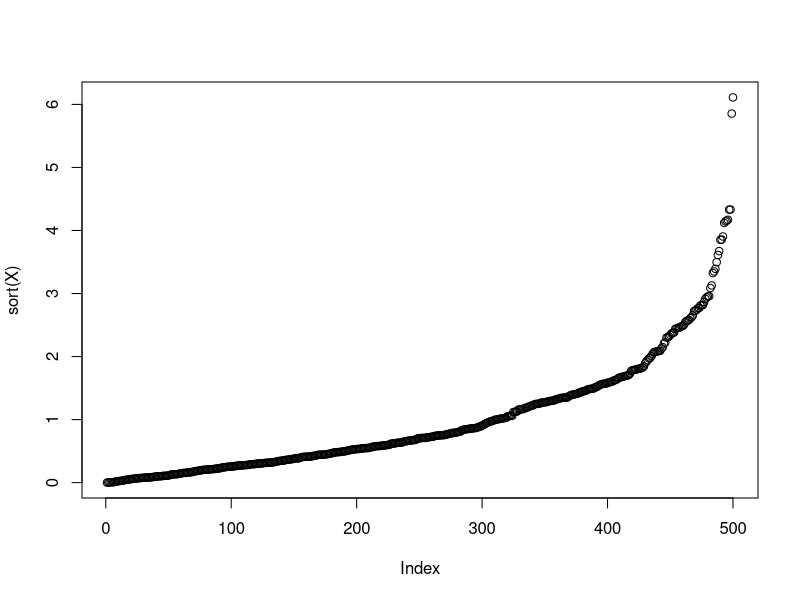
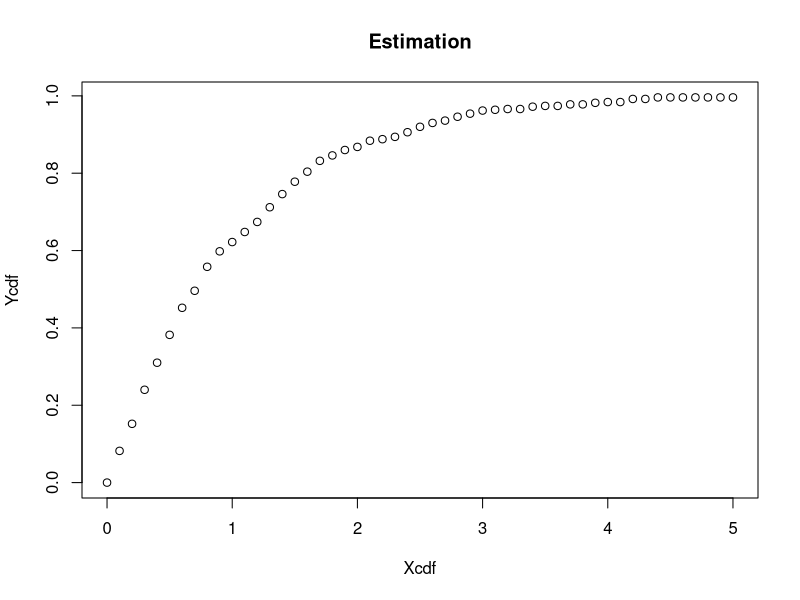
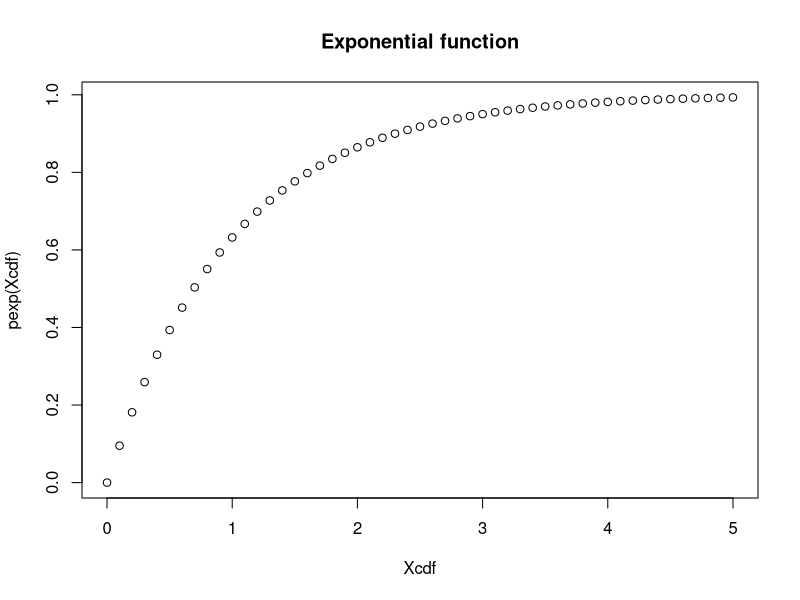
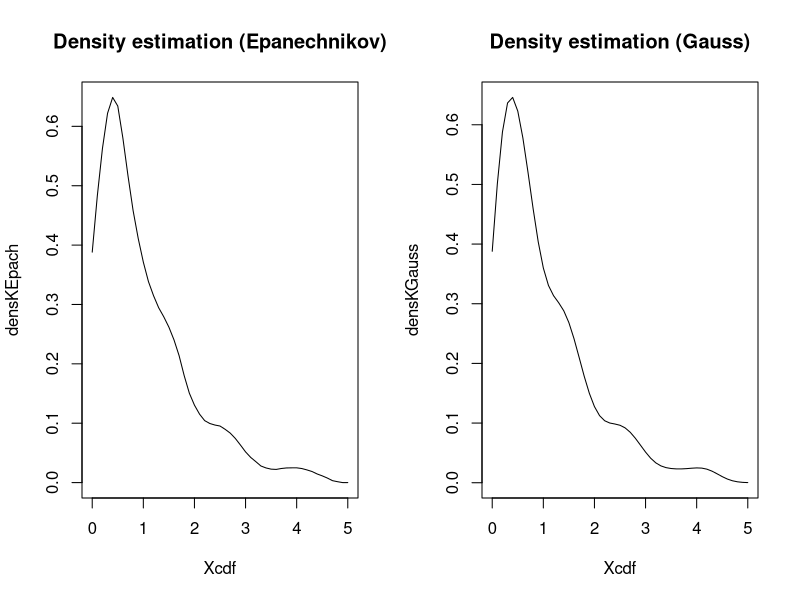
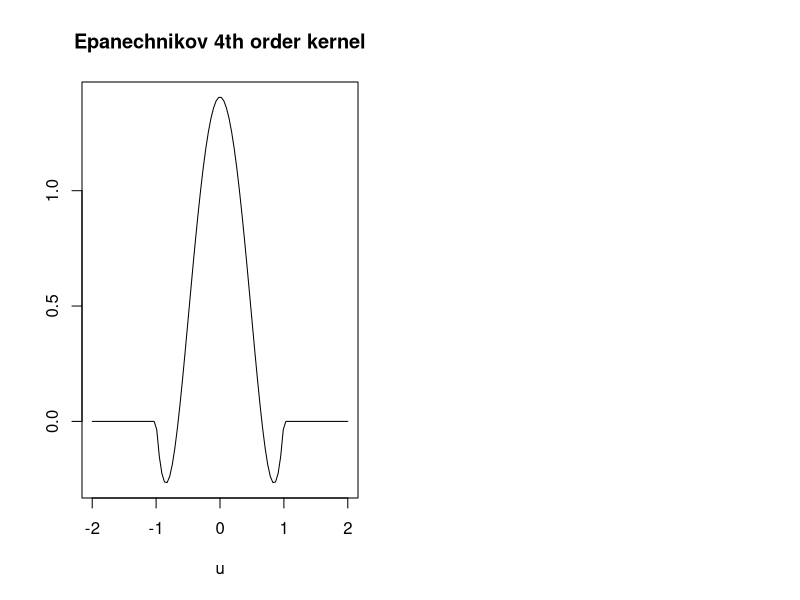
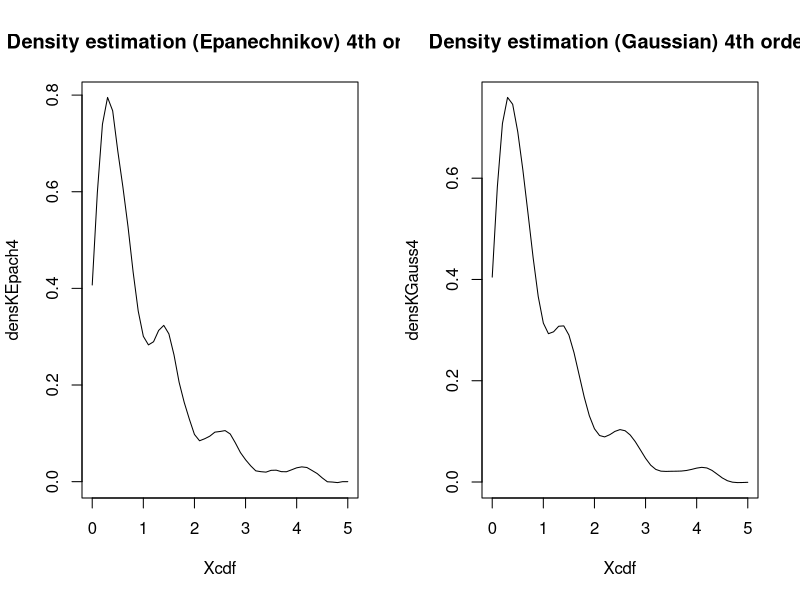
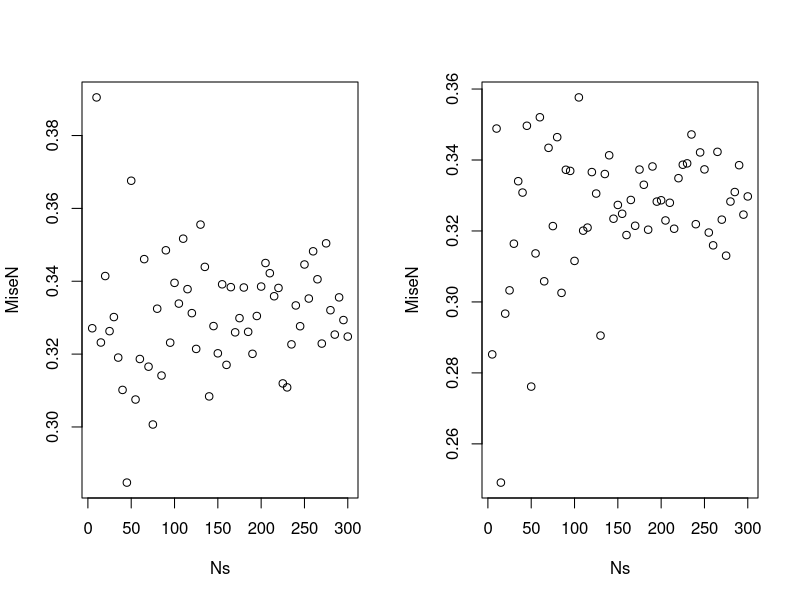

Here is the R script that generated these plots, in order:
## ---- chunk 1
knitr::opts_chunk$set(echo = TRUE)
knitr::opts_chunk$set(fig.align='center', fig.width = 10, fig.height = 5)

## ---- chunk 2
set.seed(856)

X = rexp(500)

plot(sort(X))
## ---- chunk 3
Ycdf = NULL
n = length(X)
Xcdf = seq(0,5,0.1)

for(i in 1:length(Xcdf)){
  Ycdf[i] = sum(X < Xcdf[i])/n
}

plot(Xcdf, Ycdf, main = "Estimation")
plot(Xcdf, pexp(Xcdf), main = "Exponential function")
## ---- chunk 4
Kepach = function(u){ 0.75 * (1 - u^2) * (abs(u) <= 1) } #Epanechnikov kernel
Kgauss <- function(u) dnorm(u)  #Gaussian kernel  


rot <- function(X, K) {#Optimal h
    RK <- integrate(function(u) K(u)^2, -Inf, Inf)$value ## integrated square kernel
    mu2 <- integrate(function(u) u^2 * K(u), -Inf, Inf)$value ## variance kernel 
    R <- quantile(X, 0.75) - quantile(X, 0.25) ## interquartile range
    sig <- min(sd(X), R/1.349)
    return(((8 * sqrt(pi) * RK)/(3 * mu2^2))^0.2 * sig * length(X)^(-0.2))
}

hOptEpach = rot(X, Kepach)
hOptGauss = rot(X, Kgauss)

DensEst = function(x, X, h, K) mean(K((x - X)/h))/h #Density calculation 

## ---- chunk 5
densKEpach = sapply(Xcdf, function(Xcdf) DensEst(Xcdf, X, hOptEpach, Kepach))
densKGauss = sapply(Xcdf, function(Xcdf) DensEst(Xcdf, X, hOptGauss, Kgauss))
par(mfrow = c(1,2))
plot(Xcdf, densKEpach, main = "Density estimation (Epanechnikov)", type = 'l')
plot(Xcdf, densKGauss, main = "Density estimation (Gauss)", type = 'l')

## ---- chunk 6
u <- seq(-2,2,len=100)
mu2 <- integrate(function(u) u^2*Kepach(u), -Inf, Inf)$value
mu4 <- integrate(function(u) u^4*Kepach(u), -Inf, Inf)$value
Kepan4 <- function(u) (mu4-mu2*u^2)*Kepach(u)/(mu4-mu2^2) #Epanechnikov kernel of order 4
plot(u, sapply(u, function(u) Kepan4(u)), type="l", ylab="", main = "Epanechnikov 4th order kernel")

## ---- chunk 7
# Higher order kernel construction
prDensEstd <- function(x,X,h,K,k) mean(K((x-X)/h))/(h^(k+1))


mu2 <- integrate(function(u) u^2*Kepach(u), -Inf, Inf)$value
mu4 <- integrate(function(u) u^4*Kepach(u), -Inf, Inf)$value
Kepach4 <- function(u) (mu4-mu2*u^2)*Kepach(u)/(mu4-mu2^2) #Epanechnikov kernel of order 4

mug2 <- integrate(function(u) u^2*Kgauss(u), -Inf, Inf)$value
mug4 <- integrate(function(u) u^4*Kgauss(u), -Inf, Inf)$value
Kgauss4 <- function(u) (mug4-mug2*u^2)*Kgauss(u)/(mug4-mug2^2) #gaussian kernel of order 4


hgauss4 = 0.25
hepach4 = 0.55
par(mfrow = c(1,2))
densKEpach4 = sapply(Xcdf, function(Xcdf) prDensEstd(Xcdf, X, hepach4, Kepach4,0))
densKGauss4 = sapply(Xcdf, function(Xcdf) prDensEstd(Xcdf, X, hgauss4, Kgauss4,0))
plot(Xcdf, densKEpach4, main = "Density estimation (Epanechnikov) 4th order", type = 'l')
plot(Xcdf, densKGauss4, main = "Density estimation (Gaussian) 4th order", type = 'l')

## ---- chunk 8
#We will do the experience with gaussian kernel. 
 Kn = 1000 #replications


 K = Kgauss #Gaussian kernel 
 fx = function(x){exp(-x)^2}#density from exponential (squared for formula)
 #The second derivative of exp(-x) is exp(-x) !!! (f''(x))
 
MISE = function(K, h, n){
  mu2 <- integrate(function(u) u^2*Kgauss(u), -Inf, Inf)$value
  RK <- integrate(function(u) K(u)^2, -Inf, Inf)$value ## integrated square kernel
  mise = (1/n*h)*RK + h^4/4 * integrate(fx, 0, Inf)$value * mu2^2 ##Formula to estimate MISE
  return(mise)
}

##############################################
#Monte carlo simulation 
##############################################
Ns = seq(5,300,5) #Different numbers to try 
MiseN = NULL #Init stock matrix 

montecarlo = function(Kn, n){#Montecarlo function
X = rexp(n) #generation of exp law
K = Kgauss #kernel
h = 0.25 #optimal bandwidth
intStock = NULL 
montecarloStock = NULL
for(j in 1:Kn){ #Replicate Kn times
  for(i in 1:n){ #Get the integral for every generated number 
    intStock[i] = integrate(function(x) (((1/n)*(K((x - X[i])/h))/h) - exp(-x))^2, 0, X[i])$value #f''(x) = exp(-x)
  } 

  montecarloStock[j] = mean(intStock) #Expectation
}
MISEresult = mean(montecarloStock) #Mean of all montecarlo replicates
return(MISEresult)
}

for(i in 1:length(Ns)){ #Executing montecarlo for different n 
  MiseN[i] = montecarlo(Kn = 200, n = Ns[i])
}
MiseN
plot(Ns, MiseN)
##

##############################################
#Monte carlo simulation 
##############################################
Ns = seq(5,300,5) #Different numbers to try 
MiseN = NULL #Init stock matrix 

montecarlo = function(Kn, n){#Montecarlo function
X = rexp(n) #generation of exp law
K = Kgauss #kernel
h = 0.25 #optimal bandwidth
intStock = NULL 
montecarloStock = NULL
for(j in 1:Kn){ #Replicate Kn times
  for(i in 1:n){ #Get the integral for every generated number 
    intStock[i] = integrate(function(x) (((1/n)*(K((x - X[i])/h))/h) - exp(-x))^2, 0, X[i])$value #f''(x) = exp(-x)
  } 

  montecarloStock[j] = mean(intStock) #Expectation
}
MISEresult = mean(montecarloStock) #Mean of all montecarlo replicates
return(MISEresult)
}

for(i in 1:length(Ns)){ #Executing montecarlo for different n 
  MiseN[i] = montecarlo(Kn = 200, n = Ns[i])
}
MiseN
plot(Ns, MiseN)
